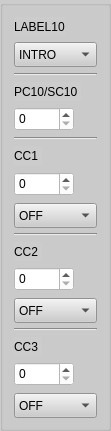
     <widget class="QGroupBox" name="columnbox10">
      <property name="geometry">
       <rect>
        <x>1070</x>
        <y>50</y>
        <width>101</width>
        <height>431</height>
       </rect>
      </property>
      <property name="sizePolicy">
       <sizepolicy hsizetype="Expanding" vsizetype="Expanding">
        <horstretch>0</horstretch>
        <verstretch>0</verstretch>
       </sizepolicy>
      </property>
      <property name="styleSheet">
       <string notr="true">background-color: rgb(204, 204, 204);</string>
      </property>
      <layout class="QVBoxLayout" name="verticalLayout_14">
       <item>
        <widget class="QLabel" name="label_BankPC1_10">
         <property name="sizePolicy">
          <sizepolicy hsizetype="Fixed" vsizetype="Preferred">
           <horstretch>0</horstretch>
           <verstretch>0</verstretch>
          </sizepolicy>
         </property>
         <property name="maximumSize">
          <size>
           <width>16777215</width>
           <height>30</height>
          </size>
         </property>
         <property name="text">
          <string>LABEL10</string>
         </property>
        </widget>
       </item>
       <item>
        <widget class="QComboBox" name="presetLabel1_10">
         <property name="minimumSize">
          <size>
           <width>0</width>
           <height>25</height>
          </size>
         </property>
         <property name="styleSheet">
          <string notr="true">background-color: rgb(204, 204, 204);</string>
         </property>
         <item>
          <property name="text">
           <string>INTRO</string>
          </property>
         </item>
         <item>
          <property name="text">
           <string>VERSE</string>
          </property>
         </item>
         <item>
          <property name="text">
           <string>CHORUS</string>
          </property>
         </item>
         <item>
          <property name="text">
           <string>SOLO</string>
          </property>
         </item>
         <item>
          <property name="text">
           <string>OUTRO</string>
          </property>
         </item>
         <item>
          <property name="text">
           <string>BRIDGE</string>
          </property>
         </item>
        </widget>
       </item>
       <item>
        <widget class="Line" name="line_11">
         <property name="orientation">
          <enum>Qt::Horizontal</enum>
         </property>
        </widget>
       </item>
       <item>
        <widget class="QLabel" name="label_PC1_10">
         <property name="sizePolicy">
          <sizepolicy hsizetype="Fixed" vsizetype="Preferred">
           <horstretch>0</horstretch>
           <verstretch>0</verstretch>
          </sizepolicy>
         </property>
         <property name="maximumSize">
          <size>
           <width>16777215</width>
           <height>30</height>
          </size>
         </property>
         <property name="text">
          <string>PC10/SC10 </string>
         </property>
        </widget>
       </item>
       <item>
        <widget class="QSpinBox" name="spinBox_PC1_10">
         <property name="sizePolicy">
          <sizepolicy hsizetype="Fixed" vsizetype="Fixed">
           <horstretch>0</horstretch>
           <verstretch>0</verstretch>
          </sizepolicy>
         </property>
         <property name="minimumSize">
          <size>
           <width>60</width>
           <height>24</height>
          </size>
         </property>
         <property name="maximumSize">
          <size>
           <width>60</width>
           <height>16777215</height>
          </size>
         </property>
         <property name="styleSheet">
          <string notr="true">background-color: rgb(255, 255, 255);</string>
         </property>
         <property name="accelerated">
          <bool>true</bool>
         </property>
         <property name="maximum">
          <number>127</number>
         </property>
        </widget>
       </item>
       <item>
        <widget class="Line" name="line_21">
         <property name="orientation">
          <enum>Qt::Horizontal</enum>
         </property>
        </widget>
       </item>
       <item>
        <widget class="QLabel" name="label_CC1_10">
         <property name="sizePolicy">
          <sizepolicy hsizetype="Fixed" vsizetype="Preferred">
           <horstretch>0</horstretch>
           <verstretch>0</verstretch>
          </sizepolicy>
         </property>
         <property name="maximumSize">
          <size>
           <width>16777215</width>
           <height>30</height>
          </size>
         </property>
         <property name="text">
          <string>CC1 </string>
         </property>
        </widget>
       </item>
       <item>
        <widget class="QSpinBox" name="spinBox_CC1_10">
         <property name="sizePolicy">
          <sizepolicy hsizetype="Fixed" vsizetype="Fixed">
           <horstretch>0</horstretch>
           <verstretch>0</verstretch>
          </sizepolicy>
         </property>
         <property name="minimumSize">
          <size>
           <width>60</width>
           <height>24</height>
          </size>
         </property>
         <property name="maximumSize">
          <size>
           <width>60</width>
           <height>16777215</height>
          </size>
         </property>
         <property name="styleSheet">
          <string notr="true">background-color: rgb(255, 255, 255);</string>
         </property>
         <property name="accelerated">
          <bool>true</bool>
         </property>
         <property name="maximum">
          <number>127</number>
         </property>
        </widget>
       </item>
       <item>
        <widget class="QComboBox" name="onoff1_10">
         <property name="minimumSize">
          <size>
           <width>0</width>
           <height>25</height>
          </size>
         </property>
         <property name="maximumSize">
          <size>
           <width>16777215</width>
           <height>22</height>
          </size>
         </property>
         <property name="styleSheet">
          <string notr="true">background-color: rgb(204, 204, 204);</string>
         </property>
         <item>
          <property name="text">
           <string>OFF</string>
          </property>
         </item>
         <item>
          <property name="text">
           <string>ON</string>
          </property>
         </item>
        </widget>
       </item>
       <item>
        <widget class="Line" name="line_40">
         <property name="orientation">
          <enum>Qt::Horizontal</enum>
         </property>
        </widget>
       </item>
       <item>
        <widget class="QLabel" name="label_CC2_10">
         <property name="sizePolicy">
          <sizepolicy hsizetype="Fixed" vsizetype="Preferred">
           <horstretch>0</horstretch>
           <verstretch>0</verstretch>
          </sizepolicy>
         </property>
         <property name="maximumSize">
          <size>
           <width>16777215</width>
           <height>30</height>
          </size>
         </property>
         <property name="text">
          <string>CC2 </string>
         </property>
        </widget>
       </item>
       <item>
        <widget class="QSpinBox" name="spinBox_CC2_10">
         <property name="sizePolicy">
          <sizepolicy hsizetype="Fixed" vsizetype="Fixed">
           <horstretch>0</horstretch>
           <verstretch>0</verstretch>
          </sizepolicy>
         </property>
         <property name="minimumSize">
          <size>
           <width>60</width>
           <height>24</height>
          </size>
         </property>
         <property name="maximumSize">
          <size>
           <width>60</width>
           <height>16777215</height>
          </size>
         </property>
         <property name="styleSheet">
          <string notr="true">background-color: rgb(255, 255, 255);</string>
         </property>
         <property name="accelerated">
          <bool>true</bool>
         </property>
         <property name="maximum">
          <number>127</number>
         </property>
        </widget>
       </item>
       <item>
        <widget class="QComboBox" name="onoff2_10">
         <property name="minimumSize">
          <size>
           <width>0</width>
           <height>25</height>
          </size>
         </property>
         <property name="maximumSize">
          <size>
           <width>16777215</width>
           <height>22</height>
          </size>
         </property>
         <property name="styleSheet">
          <string notr="true">background-color: rgb(204, 204, 204);</string>
         </property>
         <item>
          <property name="text">
           <string>OFF</string>
          </property>
         </item>
         <item>
          <property name="text">
           <string>ON</string>
          </property>
         </item>
        </widget>
       </item>
       <item>
        <widget class="Line" name="line_39">
         <property name="orientation">
          <enum>Qt::Horizontal</enum>
         </property>
        </widget>
       </item>
       <item>
        <widget class="QLabel" name="label_CC3_10">
         <property name="sizePolicy">
          <sizepolicy hsizetype="Fixed" vsizetype="Preferred">
           <horstretch>0</horstretch>
           <verstretch>0</verstretch>
          </sizepolicy>
         </property>
         <property name="maximumSize">
          <size>
           <width>16777215</width>
           <height>30</height>
          </size>
         </property>
         <property name="text">
          <string>CC3 </string>
         </property>
        </widget>
       </item>
       <item>
        <widget class="QSpinBox" name="spinBox_CC3_10">
         <property name="sizePolicy">
          <sizepolicy hsizetype="Fixed" vsizetype="Fixed">
           <horstretch>0</horstretch>
           <verstretch>0</verstretch>
          </sizepolicy>
         </property>
         <property name="minimumSize">
          <size>
           <width>60</width>
           <height>24</height>
          </size>
         </property>
         <property name="maximumSize">
          <size>
           <width>60</width>
           <height>16777215</height>
          </size>
         </property>
         <property name="styleSheet">
          <string notr="true">background-color: rgb(255, 255, 255);</string>
         </property>
         <property name="accelerated">
          <bool>true</bool>
         </property>
         <property name="maximum">
          <number>127</number>
         </property>
        </widget>
       </item>
       <item>
        <widget class="QComboBox" name="onoff3_10">
         <property name="minimumSize">
          <size>
           <width>0</width>
           <height>25</height>
          </size>
         </property>
         <property name="maximumSize">
          <size>
           <width>16777215</width>
           <height>22</height>
          </size>
         </property>
         <property name="styleSheet">
          <string notr="true">background-color: rgb(204, 204, 204);</string>
         </property>
         <item>
          <property name="text">
           <string>OFF</string>
          </property>
         </item>
         <item>
          <property name="text">
           <string>ON</string>
          </property>
         </item>
        </widget>
       </item>
      </layout>
     </widget>
